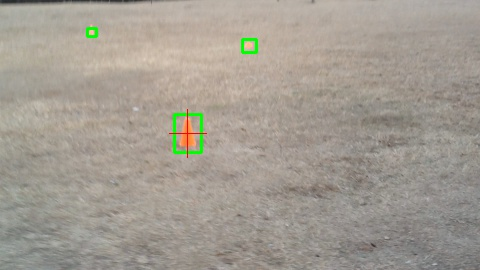
#> input picture test.jpg, 480 x 270 px
$ python -i cone_track.py   (imports and definitions only)
#> lines starting #> are read from the running program, lines starting #| are printed output that depends on the picture; after the words box and inside, x2 and y2 are one past the last pixel; in counts of white or black regions, pixels touching at a corner belong together
#> further down, picture is the input picture: shape (270, 480, 3); mean B, G, R 145.8, 156, 162.6
import cv2
import numpy as np

ORANGE_MIN = np.array([0, 50, 50],np.uint8)
ORANGE_MAX = np.array([30, 255, 250],np.uint8)

MAX_P = 1100
MIN_P = 15

def get_obs(frame):
    boxes = []

	# Apply Gaussian
    frame_blurred = cv2.GaussianBlur(frame, (15, 15), 7)
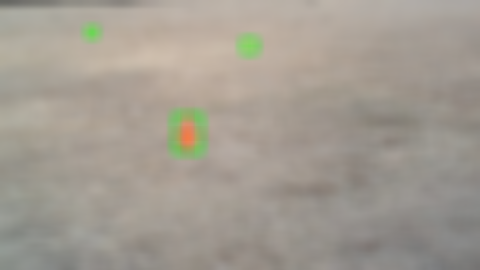
#> frame_blurred: shape (270, 480, 3); mean B, G, R 145.8, 156, 162.6

	# Convert to HSV
    frame_threshed = cv2.cvtColor(frame_blurred, cv2.COLOR_BGR2HSV)
#> frame_threshed: shape (270, 480, 3); mean H, S, V 18.3, 26.6, 163.5

    frame_threshed = cv2.inRange(frame_threshed, ORANGE_MIN, ORANGE_MAX)
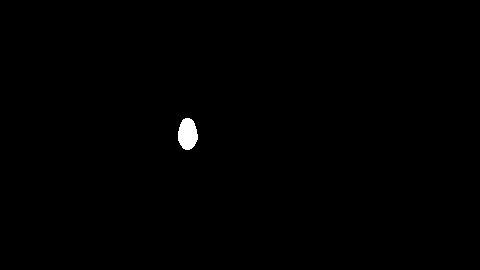
#> frame_threshed: shape (270, 480); 0.38% white; 1 white region
    contours, _ = cv2.findContours(frame_threshed, cv2.RETR_TREE, cv2.CHAIN_APPROX_SIMPLE)
#> contours = 1 contour; box (x1, y1, x2, y2) and area: (178, 118, 198, 150) 455
    for cnt in contours:
        perimeter = cv2.arcLength(cnt, True)
        if  perimeter < MIN_P or perimeter > MAX_P:
            continue
        boxes.append(cv2.boundingRect(cnt))
#> this loop made 1 pass
#> perimeter on pass 1: 84.77
#> after the loop, boxes = [(178, 118, 20, 32)]
    return boxes

>>> import cv2
>>> picture = cv2.imread('test.jpg')
>>> result = get_obs(picture)
#> result = [(178, 118, 20, 32)]
